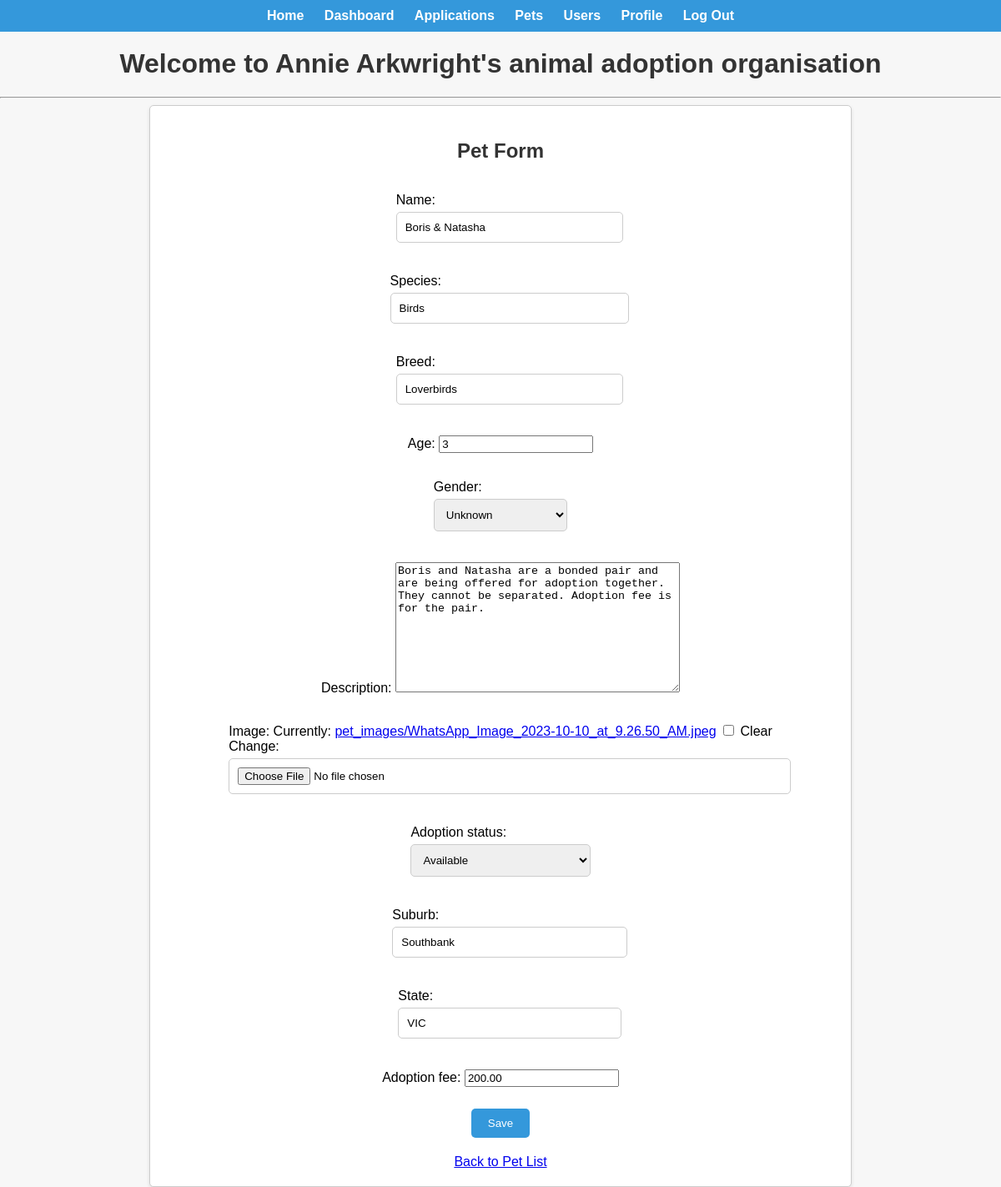
Page /pets/5/update/ (signed in) on the committed database.
### pets/models.py (models this page shows, shortened)
class Pet(models.Model):
    GENDER_CHOICES = [
        ('Male', 'Male'),
        ('Female', 'Female'),
        ('Unknown', 'Unknown'),
    ]
    name = models.CharField(max_length=100)
    species = models.CharField(max_length=50)
    breed = models.CharField(max_length=100)
    age = models.PositiveIntegerField()
    gender = models.CharField(max_length=10, choices=GENDER_CHOICES, default='Unknown')
    description = models.TextField(blank=True)
    image = models.ImageField(upload_to='pet_images/', blank=True)
    adoption_status = models.CharField(
        max_length=20,
        choices=[('Available', 'Available'), ('Pending', 'Pending'), ('Adopted', 'Adopted')],
        default='Available'
    )
    adoption_fee = models.DecimalField(max_digits=10, decimal_places=2)
    suburb = models.CharField(max_length=100, blank=True)
    state = models.CharField(max_length=50, blank=True)
    date_added = models.DateTimeField(auto_now_add=True)
    adopter = models.ForeignKey(User, on_delete=models.SET_NULL, null=True, blank=True)
    date_added = models.DateTimeField(auto_now_add=True)
    last_updated = models.DateTimeField(auto_now=True)

### pets/views.py (the view)
# urls.py: path('pets/<int:pet_id>/update/', views.pet_update, name='pet_update'),
@login_required
@pet_manager_or_admin_required
def pet_update(request, pet_id):
    pet = get_object_or_404(Pet, pk=pet_id)
    if request.method == 'POST':
        form = PetForm(request.POST, request.FILES, instance=pet)
        if form.is_valid():
            form.save()
            messages.success(request, 'Pet details have been updated successfully.')
            return redirect('pet_list')
    else:
        form = PetForm(instance=pet)
    return render(request, 'pets/pet_form.html', {'form': form})

### pets/forms.py
class PetForm(forms.ModelForm):
    class Meta:
        model = Pet
        fields = ['name', 'species', 'breed', 'age', 'gender', 'description', 'image', 'adoption_status', 'suburb', 'state', 'adoption_fee']

### templates/pets/pet_form.html (shortened to what this page needs)
{% extends "users/base_staff.html" %}
{%load static%}
{% block links %}
    <link rel="stylesheet" type="text/css" href="{% static 'css/pets/pet_form.css' %}">
{% endblock %}
{% block content %}
<div class="pet-form-container">
    <h2 class="page-title">Pet Form</h2>
    <div class="form-container">
        <form method="post" enctype="multipart/form-data">
            {{ form.as_p }}
            <button type="submit">Save</button>
        </form>
    </div>
    <a href="{% url 'pet_list' %}" class="back-link">Back to Pet List</a>
</div>
{% endblock %}

### static/css/users/base_staff.css (style rules this page uses)
body { font-family: Arial, sans-serif; background-color: #f7f7f7; margin: 0; padding: 0; }

### static/css/pets/pet_form.css (style rules this page uses)
.pet-form-container { max-width: 800px; margin: 0 auto; padding: 20px; background-color: #fff; border: 1px solid #ccc; border-radius: 5px; box-shadow: 0 2px 4px rgba(0, 0, 0, 0.1); }
.page-title { font-size: 24px; margin-top: 20px; color: #333; text-align: center; }
.form-container { margin-top: 20px; }
.form-container form { display: flex; flex-direction: column; align-items: center; }
.form-container form input[type="text"], .form-container form select { width: 100%; padding: 10px; margin: 5px 0; border: 1px solid #ccc; border-radius: 5px; }
.form-container form input[type="file"] { width: 100%; padding: 10px; margin: 5px 0; border: 1px solid #ccc; border-radius: 5px; }
.form-container form button { background-color: #3498db; color: #fff; border: none; padding: 10px 20px; border-radius: 5px; cursor: pointer; margin-top: 10px; }
.back-link { display: block; margin-top: 20px; text-align: center; }

### rows in the picture
Pet: name "Boris & Natasha", species "Birds", breed "Loverbirds", age "3", gender "Unknown", description "Boris and Natasha are a bonded pair and are being offered for adoption together. They cannot be separated. Adoption fee is for the pair.", adoption_status "Available", suburb "Southbank", state "VIC", adoption_fee "200.00"
